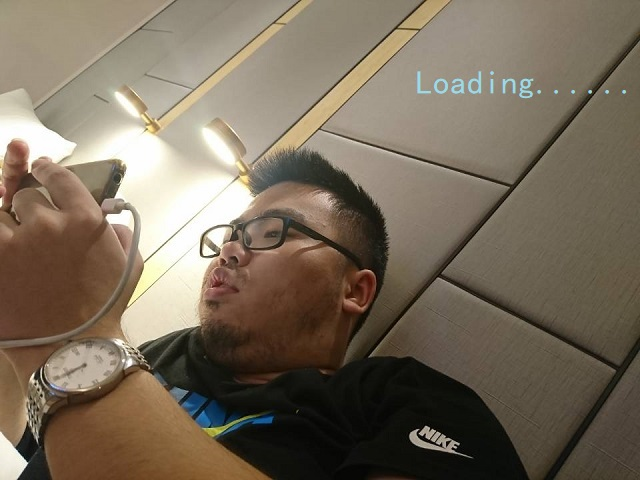
#> input picture 大作业/project_2018/project_2018/Real_Time_Detection/image/lym_handsome.jpg, 640 x 480 px; its folder holds only this picture in this run
$ python -i pyqt5_cv2_final.py   (imports and definitions only)
#> lines starting #> are read from the running program, lines starting #| are printed output that depends on the picture
#> further down, picture is the input picture: shape (480, 640, 3); mean B, G, R 91.3, 108, 120.2
import os
import sys
import cv2
import numpy as np
from PyQt5 import QtWidgets, QtGui, QtCore
from PyQt5.QtWidgets import QSlider
class winDow(QtWidgets.QWidget):
    '''
    self.title               窗口标题
    self.device              调用设备：内置摄像头
    self.gird                Qt 网格(栅栏)布局
    self.slider              滑动条控件
    self.status_str          label中显示表状态的字符串
    self.press               鼠标按键状态，1为按下，0为释放
    self.delta_x             鼠标拖动位移横坐标
    self.delta_y             鼠标拖动位移纵坐标
    self.ox                  鼠标拖动起始横坐标
    self.oy                  鼠标拖动起始纵坐标
    '''
    # [15 lines left out: function __init__, not called in this run]
    '''
    重写窗口关闭事件
    1.修改CLOSE变量，以便终止进程
    2.弹出对话框，询问用户是否保存录像，并修改DEL变量
    '''
    # [7 lines left out: function closeEvent, not called in this run]
    '''
    初始化图像界面
    设置按钮名称，位置，以及设置按键事件
    初始化滑动条
    '''
    # [21 lines left out: function initUI, not called in this run]
    '''
    处理滑动条valueChange事件
    '''
    # [5 lines left out: function on_change, not called in this run]
    '''
    在状态发生改变时，显示最新的label信息
    '''
    # [8 lines left out: function showlb, not called in this run]
    '''
    按键事件
    "+","-"为旧版本的功能，现已由滑动条替代
    '''
    # [14 lines left out: function buttonClicked, not called in this run]
        #调用self.showlb()实时显示最新状态
    '''
    加工处理并显示摄像头返回的图像
    '''
    # [13 lines left out: function showImage, not called in this run]
    '''
    加载过场动画
    '''
    # [12 lines left out: function loadingPicture, not called in this run]
    '''
    将cv2返回的图片，转化为Qlabel能够方便显示的像素图
    '''
    # [5 lines left out: function showimg, not called in this run]
    '''
    判定鼠标位置是否在指定区域
    '''
    def in_area(self, x, y):
        return 20 <= x and x <= 640 and 45 <= y and y <= 510    #判定鼠标是否位于图像所在的label区域
    '''
    处理鼠标按下事件
    '''
    # [9 lines left out: function mousePressEvent, not called in this run]
    '''
    处理鼠标释放事件
    '''
    # [5 lines left out: function mouseReleaseEvent, not called in this run]
    '''
    处理鼠标移动事件
    和上面两个函数一起，实现鼠标拖动画面的功能
    '''
    # [16 lines left out: function mouseMoveEvent, not called in this run]
    '''
    实现图像的平移
    '''
    # [13 lines left out: function Move, not called in this run]

'''
重要的全局变量，表示程序的各个功能开启状态和一些重要的参数
'''
#global variable
_eye = 0            #是否开启眼部识别 0:off, 1:on, 默认关闭
_smile = 1          #是否开启笑脸识别 0:0ff, 1:on, 默认开启
_rev = 1            #是否开启翻转     0:off, 1:on, 默认开启
_ratio = 1.0        #当前缩放比例     range: 0.5~1.5 默认为 1.0
_recording = 0      #是否开启录像     0:off, 1:on, 默认关闭
CLOSE = 0
DEL = 0             #是否保存视频文件  0:删除  1:保留

'''
实现对脸部，微笑，眼睛的探测
'''
def detect(img):
    global _eye, _smile
    if img.ndim >= 3:
        gray = cv2.cvtColor(img, cv2.COLOR_BGR2GRAY)
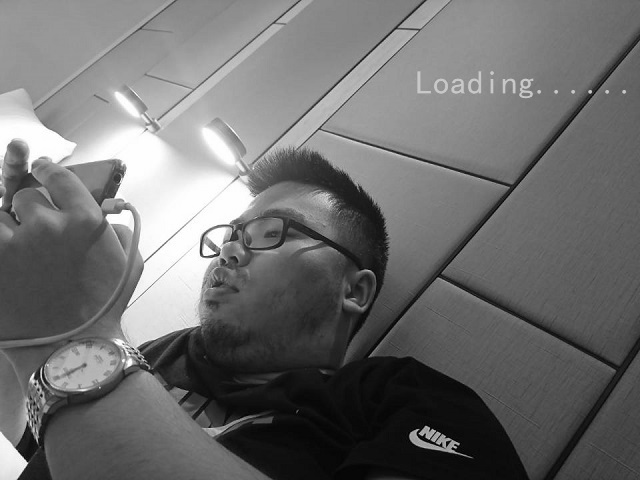
#> gray: shape (480, 640); min 0, max 255, mean 109.8
    facePath = "database/haarcascade_frontalface_default.xml"
    faceCascade = cv2.CascadeClassifier(facePath)
    smilePath = "database/haarcascade_smile.xml"
    smileCascade = cv2.CascadeClassifier(smilePath)
    eyesPath = "database/haarcascade_eye.xml"
    eyesCascade = cv2.CascadeClassifier(eyesPath)
    faces = faceCascade.detectMultiScale(
        gray,
        scaleFactor=1.1,
        minNeighbors=8,
        minSize=(55, 55),
        flags=cv2.CASCADE_SCALE_IMAGE
    )
#> faces = ()
    _w, _h = 0, 0
    for (x, y, w, h) in faces:
        cv2.rectangle(img, (x, y), (x + w, y + h), (0, 0, 255), 1)
        roi_gray = gray[y:y + h, x:x + w]
        roi_color = img[y:y + h, x:x + w]
        if w > _w:
            _w = w
        if h > _h:
            _h = h
        #print(_w,_h)
        if _smile:
            smile = smileCascade.detectMultiScale(
                roi_gray,
                scaleFactor=1.16,
                minNeighbors=35,
                minSize=(max(5, int(0.4*_w - 30 + 0.5)), max(5, int(0.4*_h - 30 + 0.5))),     #玄学调参，请勿在意
                flags=cv2.CASCADE_SCALE_IMAGE
            )
            for (x2, y2, w2, h2) in smile:
                cv2.rectangle(roi_color, (x2, y2), (x2 + w2, y2 + h2), (0, 255, 185), 1)
                cv2.putText(img, 'Smiling', (x, y - 7), 3, 0.4, (0, 255, 0), 1, cv2.LINE_AA)
        if _eye:
            eyes = eyesCascade.detectMultiScale(
                roi_gray,
                scaleFactor=1.16,
                flags=cv2.CASCADE_SCALE_IMAGE
            )
            for (x3, y3, w3, h3) in eyes:
                cv2.rectangle(roi_color, (x3, y3), (x3 + w3, y3 + h3), (150, 150, 150), 1)
#> this loop made 0 passes
    return img
'''
实现图像的翻转和缩放
'''
# [14 lines left out: function Ratio, not called in this run]

'''
主函数部分
'''
# [23 lines not run here, left out]

>>> import cv2
>>> picture = cv2.imread('image/lym_handsome.jpg')
>>> result = detect(picture)
